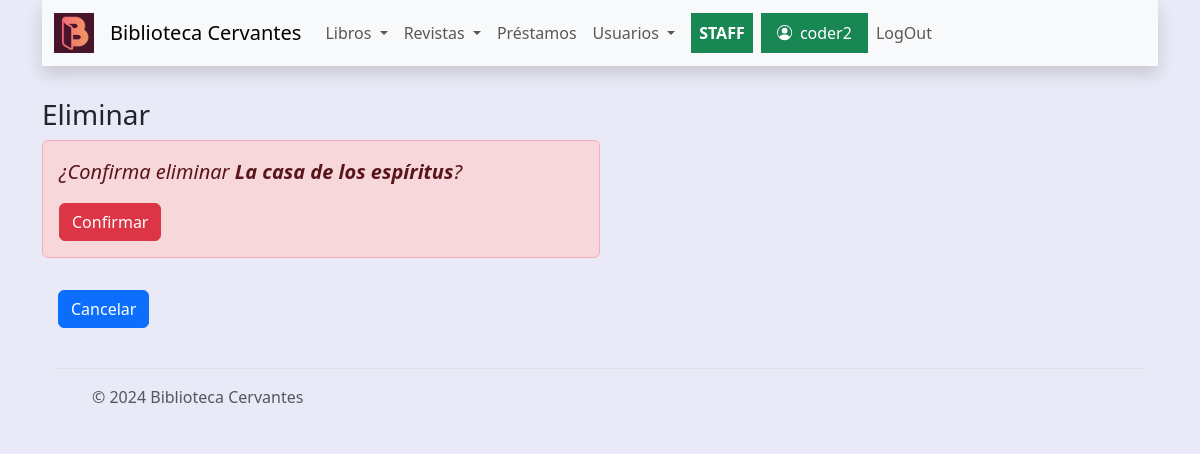
The page /libros/eliminarlibro/7 (signed in) on the database as committed earlier.
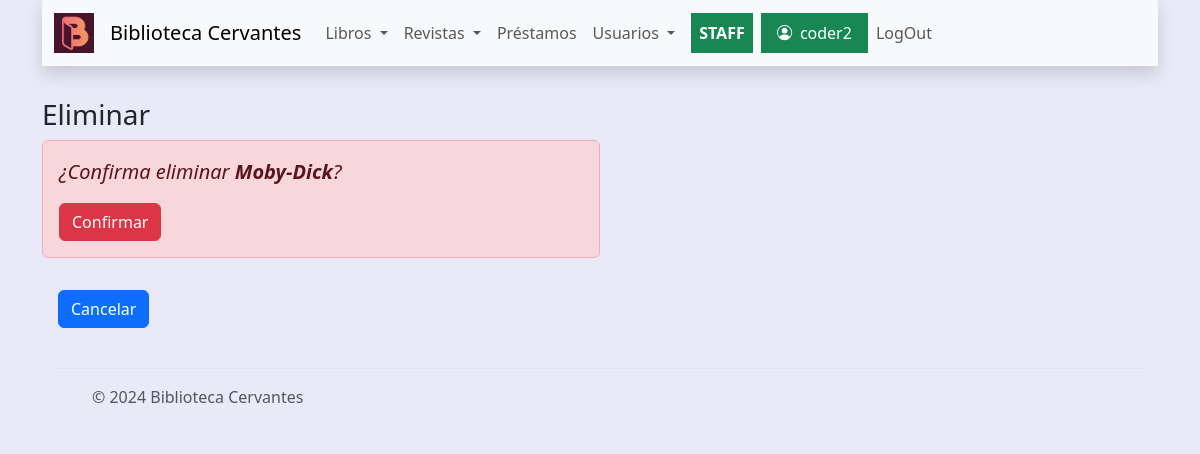
The same page on the database as committed later.
### libros/models.py (models this page shows)
class Libro(models.Model):
    titulo=models.CharField(max_length=150)
    autor=models.ForeignKey(Autor, on_delete=models.SET_NULL, null=True, blank=True)
    editorial=models.CharField(null=True, blank=True, max_length=150)
    genero=models.ForeignKey(Genero, on_delete=models.SET_NULL, null=True, blank=True)
    isbn=models.CharField(null=True, blank=True, max_length=50)
    anio=models.IntegerField(default=0, blank=True,null=True)
    idioma=models.CharField(max_length=150, null=True, blank=True)
    modificacion=models.DateTimeField(null=True, blank=True, default=timezone.now, editable=False, verbose_name="fecha de modificacion")
    paginas=models.IntegerField(default=0)
    nota=models.TextField(null=True, blank=True)
    stock=models.IntegerField(default=0)
    existencia=models.IntegerField(default=0)
    class Meta:
        ordering = ("-modificacion",)
    def __str__(self) -> str:
        return self.titulo

### libros/views.py (the view)
# urls.py: path('eliminarlibro/<int:pk>',views.eliminarlibro,name='eliminarlibro'),
@login_required
def eliminarlibro(request, pk : int):
    query=models.Libro.objects.get(id=pk)
    if request.method == 'POST':
        query.delete()
        return redirect('libros:listarlibros')
    return render(request, "libros/eliminarlibro.html", context={"libro": query})

### libros/templates/libros/eliminarlibro.html (shortened to what this page needs)
{% extends 'core/base.html' %}
{% block title %}
    <h3>Eliminar</h3>
{% endblock title %}
{% block content %}
    <div style="max-width: 50%;">
        <div class="alert alert-danger">
            <p class="fs-5 fst-italic">¿Confirma eliminar <strong>{{libro}}</strong>?</p>
            <form method="post">
                <button type="submit" class="btn btn-danger">Confirmar</button>
            </form>
        </div>
        <div class="p-3 ">
            <a class="btn btn-primary" href='{% url 'libros:listarlibros' %}'>Cancelar</a>
        </div>
    </div>
{% endblock content %}

Rows that differ between the two databases and show on the page:
changed Libro: titulo "La casa de los espíritus" → "Moby-Dick"
